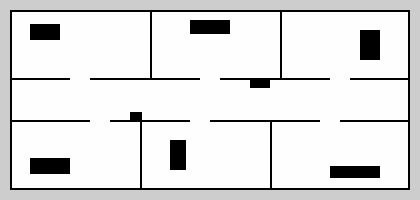
#> input picture src/ame505_bringup/sim/sim_hall.pgm, 420 x 200 px
$ python fill_unknown.py ../../src/ame505_bringup/sim/sim_hall.pgm out.png
#> lines starting #> are read from the running program, lines starting #| are printed output that depends on the picture; after the words box and inside, x2 and y2 are one past the last pixel; in counts of white or black regions, pixels touching at a corner belong together
### ml/map_clean/common.py
"""Shared helpers for the map-cleaning work: map I/O, the three classes, alignment, warping, colours.

A map is a dict: name, cls (H x W uint8 of FREE / OCC / UNK), res (m per cell), origin (x, y of the
lower-left corner in metres, as in a Nav2 map .yaml). Row 0 of `cls` is the TOP of the map.
"""
import math
import os

import cv2
import numpy as np
import yaml
from scipy.spatial import cKDTree

FREE, OCC, UNK = 0, 1, 2
PGM = np.array([254, 0, 205], np.uint8)             # class id -> Nav2 trinary grey value
RGB = np.array([[255, 255, 255], [0, 0, 0], [205, 205, 205]], np.uint8)


def pgm_to_cls(img):
    c = np.full(img.shape, UNK, np.uint8)
#> c: shape (200, 420); every value is 2
    c[img > 250] = FREE
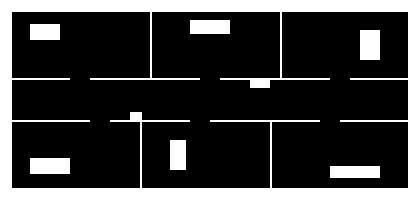
#> c: shape (200, 420); values 0 (black) and 2 (white), 23.6% white; 7 white regions, largest, box (x1, y1, x2, y2) and area: (0, 0, 420, 200) 16432, (30, 158, 70, 174) 640, (360, 30, 380, 60) 600
    c[img < 100] = OCC
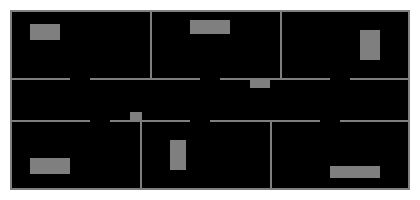
#> c: shape (200, 420); 9.28% of pixels changed, all inside (x1, y1, x2, y2) = (10, 10, 410, 190); drawn with min black and max white
    return c


# [20 lines left out: functions load_map, save_map, cells_xy, not called in this run]


def rot(th):
    return np.array([[math.cos(th), -math.sin(th)], [math.sin(th), math.cos(th)]])


# [53 lines left out: functions align, warp, not called in this run]


def colour(cls, scale=1):
    img = RGB[cls][..., ::-1].copy()                  # BGR for cv2
    return cv2.resize(img, None, fx=scale, fy=scale, interpolation=cv2.INTER_NEAREST) if scale != 1 else img


# [14 lines left out: functions label, wall_scores, not called in this run]

### ml/map_clean/fill_unknown.py
#!/usr/bin/env python3
"""Turn the unseen patches inside the room into floor (no ML). Desks and the insides of solid objects stay as they are.

    python -m ml.map_clean.fill_unknown IN.pgm OUT.pgm [--labels LABEL.png --desks 4 --desk-size L W]

The room is the largest floor region with its outline closed (9 cells) and its holes filled. Inside it, a patch of
unknown cells becomes floor unless
  - it lies inside a desk rectangle (found from the hand labels as in straighten.py, when --labels is given), or
  - at least `--solid` of the cells around it are occupied: the inside of a solid object such as a pillar or cabinet, or
  - it opens to the outside of the room over more than `--opening` cells (35 cm, the robot's width): a real opening.
A notch in the wall with a narrower opening is filled up to the room outline; no wall is drawn across it.
What is filled was never seen by the lidar (it lay in the shadow of furniture), so the map then claims floor there.
"""
import argparse
import math
import os

import cv2
import numpy as np
import yaml

from .common import FREE, OCC, PGM, UNK, pgm_to_cls
from .straighten import desks_from_labels, main_angle


def fill_unknown(cls, lab=None, n_desks=4, desk_size=None, solid=0.6, k=9, opening=7):
#> called with n_desks = 4, solid = 0.6, k = 9, opening = 7
    free = (cls == FREE).astype(np.uint8)
    n, cc, st, _ = cv2.connectedComponentsWithStats(cv2.morphologyEx(free, cv2.MORPH_CLOSE, np.ones((3, 3), np.uint8)), connectivity=4)
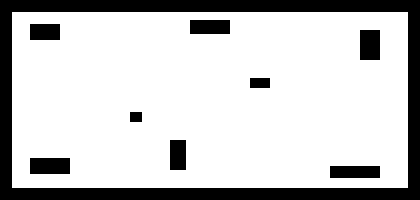
#> cc: shape (200, 420) int32; values 0 (black) and 1 (white), 78.6% white; 9 black regions, largest, box (x1, y1, x2, y2) and area: (0, 0, 420, 200) 14304, (30, 158, 70, 174) 640, (360, 30, 380, 60) 600
#> n = 2; st = [[0, 0, 420, 200, 17984], [12, 12, 396, 176, 66016]]
    room = (cc == 1 + int(np.argmax(st[1:, cv2.CC_STAT_AREA]))).astype(np.uint8)
#> room: shape (200, 420); values 0 (black) and 1 (white), 78.6% white; 9 black regions
    room = cv2.morphologyEx(room, cv2.MORPH_CLOSE, np.ones((k, k), np.uint8))
    cnt, _ = cv2.findContours(room, cv2.RETR_EXTERNAL, cv2.CHAIN_APPROX_NONE)
#> cnt = 1 contour; box (x1, y1, x2, y2) and area: (12, 12, 408, 188) 69125
    room = cv2.drawContours(np.zeros_like(room), cnt, -1, 1, cv2.FILLED) > 0
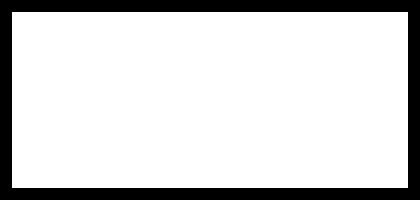
#> room: shape (200, 420) bool; 83% white; 1 black region, box (x1, y1, x2, y2) and area: (0, 0, 420, 200) 14304
    desk = np.zeros(cls.shape, np.uint8)
    if lab is not None:
        th, _ = main_angle(cls == OCC)
        for (cx, cy), (a, b), ang in desks_from_labels(cls, lab, n_desks, th, desk_size):
            cv2.fillPoly(desk, [cv2.boxPoints(((cx, cy), (a, b), math.degrees(ang))).astype(np.int32)], 1)
    cand = ((cls == UNK) & room & (desk == 0)).astype(np.uint8)
#> cand: shape (200, 420); every value is 0
    n, cc, st, _ = cv2.connectedComponentsWithStats(cand, connectivity=4)
#> cc: shape (200, 420) int32; every value is 0
#> n = 1; st = [[0, 0, 420, 200, 84000]]
    out = cls.copy(); filled = kept = 0
    for i in range(1, n):
        comp = cc == i
        ring = (cv2.dilate(comp.astype(np.uint8), np.ones((3, 3), np.uint8)) > 0) & ~comp
        gap = int((ring & ~room).sum())                         # how wide the patch opens to the outside of the room, in cells
        if gap > opening or (gap == 0 and (cls[ring] == OCC).mean() >= solid):
            kept += int(comp.sum()); continue                   # a real opening wider than the robot, or the inside of a solid object
        out[comp] = FREE; filled += int(comp.sum())
#> after the loop, filled = 0; kept = 0
    return out, filled, kept


def main():
    ap = argparse.ArgumentParser()
    ap.add_argument('inp'); ap.add_argument('out'); ap.add_argument('--labels', default='')
    ap.add_argument('--desks', type=int, default=4); ap.add_argument('--desk-size', type=float, nargs=2, default=None); ap.add_argument('--solid', type=float, default=0.6); ap.add_argument('--opening', type=int, default=7)
    a = ap.parse_args()
    cls = pgm_to_cls(cv2.imread(a.inp, 0)); lab = cv2.imread(a.labels, -1) if a.labels else None
    out, filled, kept = fill_unknown(cls, lab, a.desks, a.desk_size, a.solid, opening=a.opening)
#> filled = 0; kept = 0
    cv2.imwrite(a.out, PGM[out])
    y_in = os.path.splitext(a.inp)[0] + '.yaml'
    if os.path.exists(y_in):
        y = yaml.safe_load(open(y_in)); y['image'] = os.path.basename(a.out)
        yaml.safe_dump(y, open(os.path.splitext(a.out)[0] + '.yaml', 'w'), default_flow_style=None, sort_keys=False)
    print(f'{a.out}: {filled * 0.0025:.2f} m2 of unseen space inside the room turned into floor, {kept * 0.0025:.2f} m2 left unknown')
#| out.png: 0.00 m2 of unseen space inside the room turned into floor, 0.00 m2 left unknown


if __name__ == '__main__':
    main()
